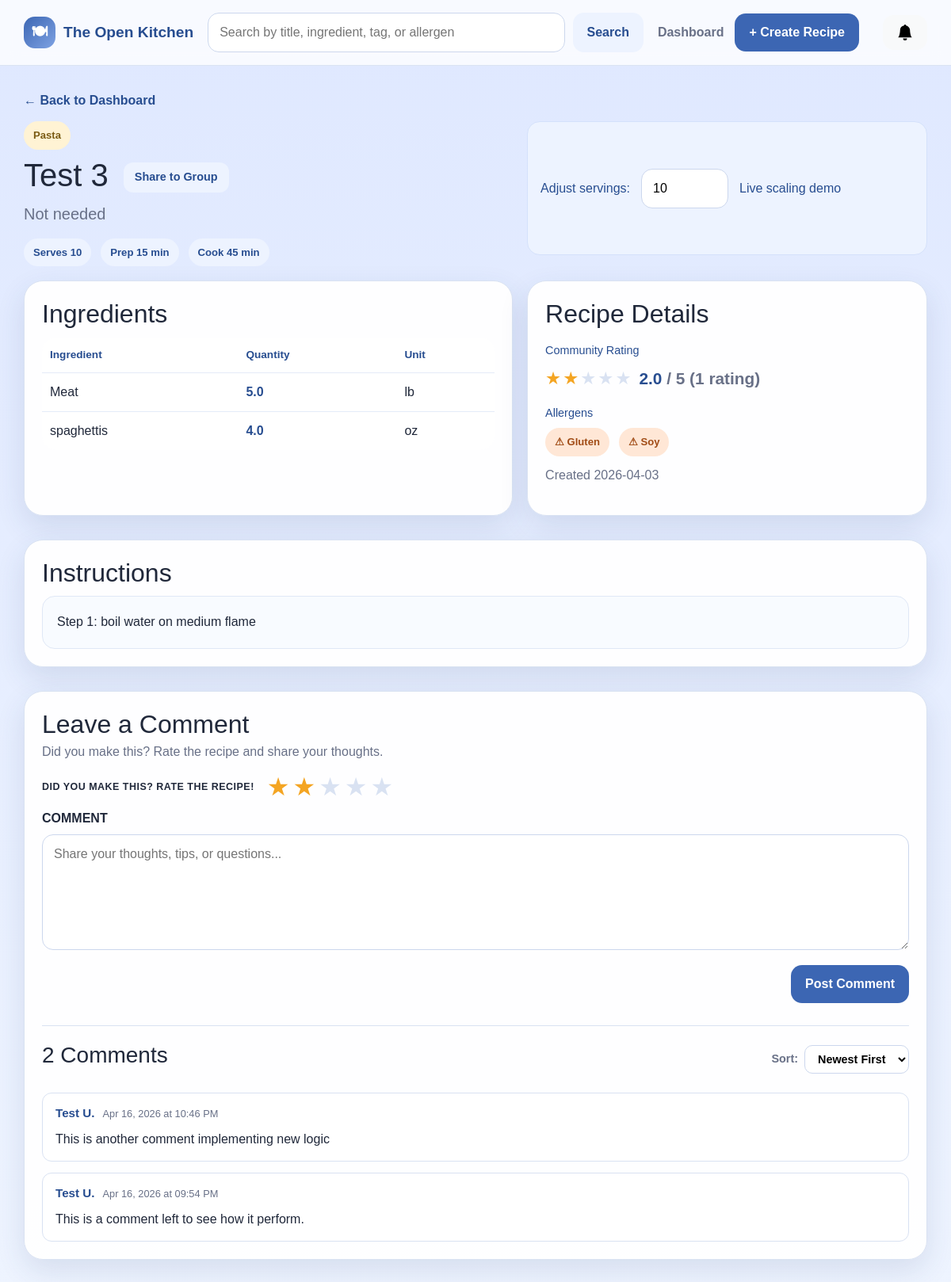
The page /recipe/4 on the database its author committed.
### app/models.py (models this page shows)
class RecipeCategory(db.Model):
    __tablename__ = 'recipe_categories'
    id = db.Column(db.Integer, primary_key=True)
    recipeID = db.Column(db.Integer, db.ForeignKey('recipes.id'), nullable=False)
    categoryID = db.Column(db.Integer, db.ForeignKey('categories.id'), nullable=False)
    category = db.relationship('Category', backref='recipe_categories')

class Category(db.Model):
    __tablename__ = 'categories'
    id = db.Column(db.Integer, primary_key=True)
    name = db.Column(db.String(32), unique=True, nullable=False)

class Recipe(db.Model):
    __tablename__ = 'recipes'
    id = db.Column(db.Integer, primary_key=True)
    authorID = db.Column(db.Integer, db.ForeignKey('users.id'), nullable=False)
    title = db.Column(db.String(150), nullable=False)
    description = db.Column(db.Text, nullable=True)
    instructions = db.Column(db.Text, nullable=False)
    forkedFrom = db.Column(db.Integer, db.ForeignKey('recipes.id'), nullable=True)
    baseServings = db.Column(db.Integer, nullable=False)
    prepTime = db.Column(db.Integer, nullable=True)
    cookTime = db.Column(db.Integer, nullable=True)
    dateCreated = db.Column(db.DateTime, nullable=False, default=datetime.now)
    ingredients = db.relationship('Ingredient', backref='recipe', lazy=True, cascade='all, delete-orphan')
    categories = db.relationship('RecipeCategory', backref='recipe', lazy=True, cascade='all, delete-orphan')
    dietary_tags = db.relationship('RecipeDietaryTag', backref='recipe', lazy=True, cascade='all, delete-orphan')
    allergens = db.relationship('RecipeAllergen', backref='recipe', lazy=True, cascade='all, delete-orphan')

class Ingredient(db.Model):
    __tablename__ = 'ingredients'
    id = db.Column(db.Integer, primary_key=True)
    recipeID = db.Column(db.Integer, db.ForeignKey('recipes.id'), nullable=False)
    unitID = db.Column(db.Integer, db.ForeignKey('measurement_units.id'), nullable=False)
    name = db.Column(db.String(32), nullable=False)
    quantity = db.Column(db.Float, nullable=False)

class MeasurementUnit(db.Model):
    __tablename__ = 'measurement_units'
    id = db.Column(db.Integer, primary_key=True)
    name = db.Column(db.String(32), unique=True, nullable=False)
    abbreviation = db.Column(db.String(32), unique=True, nullable=False)
    system = db.Column(db.String(32), nullable=False)
    isActive = db.Column(db.Boolean, default=True)
    ingredients = db.relationship('Ingredient', backref='unit', lazy=True)

class RecipeAllergen(db.Model):
    __tablename__ = 'recipe_allergens'
    id = db.Column(db.Integer, primary_key=True)
    recipeID = db.Column(db.Integer, db.ForeignKey('recipes.id'), nullable=False)
    allergenID = db.Column(db.Integer, db.ForeignKey('allergens.id'), nullable=False)
    allergen = db.relationship('Allergen', backref='recipe_allergens')

class Allergen(db.Model):
    __tablename__ = 'allergens'
    id = db.Column(db.Integer, primary_key=True)
    name = db.Column(db.String(32), unique=True, nullable=False)

class Comment(db.Model):
    __tablename__ = 'comments'
    id = db.Column(db.Integer, primary_key=True)
    recipeID = db.Column(db.Integer, db.ForeignKey('recipes.id'), nullable=False)
    userID = db.Column(db.Integer, db.ForeignKey('users.id'), nullable=False)
    content = db.Column(db.Text, nullable=True)
    dateCreated = db.Column(db.DateTime, nullable=False, default=datetime.now)

### app/routes.py (the view)
@app.route('/recipe/<int:recipe_id>')
def view_recipe(recipe_id):
    recipe = Recipe.query.get_or_404(recipe_id)
    ingredients = Ingredient.query.filter_by(recipeID=recipe_id).all()
    categories = RecipeCategory.query.filter_by(recipeID=recipe_id).all()
    dietary_tags = RecipeDietaryTag.query.filter_by(recipeID=recipe_id).all()
    allergens = RecipeAllergen.query.filter_by(recipeID=recipe_id).all()
    avg_rating, rating_count = _get_avg_rating(recipe_id)
    user_rating = Rating.query.filter_by(recipeID=recipe_id, userID=DEMO_USER_ID).first()
    sort = request.args.get('sort', 'newest')
    order = Comment.dateCreated.asc() if sort == 'oldest' else Comment.dateCreated.desc()
    comments = Comment.query.filter_by(recipeID=recipe_id).order_by(order).all()
    for c in comments:
        c.author_name = _comment_author(c)
    notifications = _get_notifications()
    has_unread = any(not n.isRead for n in notifications)
    toast_notif = None
    toast_id = session.pop('toast_notification_id', None)
    if toast_id:
        toast_notif = Notification.query.get(toast_id)
    memberships = GroupMember.query.filter_by(userID=DEMO_USER_ID).all()
    return render_template(
        'view_recipe.html',
        recipe=recipe,
        ingredients=ingredients,
        categories=categories,
        dietary_tags=dietary_tags,
        allergens=allergens,
        avg_rating=avg_rating,
        rating_count=rating_count,
        user_rating=user_rating,
        comments=comments,
        sort=sort,
        notifications=notifications,
        has_unread=has_unread,
        toast_notif=toast_notif,
        memberships=memberships,
    )

### app/routes.py (called while the page is built)
def _get_avg_rating(recipe_id):
    result = db.session.query(func.avg(Rating.stars), func.count(Rating.id)).filter_by(recipeID=recipe_id).one()
    avg = round(result[0], 1) if result[0] else None
    count = result[1]
    return avg, count

def _comment_author(comment):
    user = User.query.get(comment.userID)
    return f"{user.firstName} {user.lastName[0]}." if user else "Anonymous"

def _get_notifications():
    return Notification.query.filter_by(userID=DEMO_USER_ID).order_by(Notification.dateCreated.desc()).all()

### app/templates/view_recipe.html (shortened to what this page needs)
{% extends "base.html" %}
{% block content %}
<a href="{{ url_for('dashboard') }}" class="back-link">← Back to Dashboard</a>
<section class="recipe-view-shell">
    <div class="recipe-hero">
        <div>
            <div class="pill-row push-bottom-small">
                {% for rc in categories %}
                <span class="mini-pill">{{ rc.category.name }}</span>
                {% endfor %}
            </div>
            <h1>
                {{ recipe.title }}
                <button type="button" class="btn btn-secondary btn-sm ms-2"
                        data-bs-toggle="modal" data-bs-target="#shareToGroupModal">
                    Share to Group
                </button>
            </h1>
            <p class="lead">{{ recipe.description or 'A saved Open Kitchen recipe.' }}</p>
            <div class="pill-row push-top-small">
                <span class="pill">Serves {{ recipe.baseServings }}</span>
                {% if recipe.prepTime %}<span class="pill">Prep {{ recipe.prepTime }} min</span>{% endif %}
                {% if recipe.cookTime %}<span class="pill">Cook {{ recipe.cookTime }} min</span>{% endif %}
            </div>
        </div>
        <div class="scale-preview-box compact-view">
            <label for="adjustServings">Adjust servings:</label>
            <input type="number" id="adjustServings" min="1" value="{{ recipe.baseServings }}" oninput="scaleIngredients(this.value)">
            <span>Live scaling demo</span>
        </div>
    </div>
    <div class="content-grid">
        <article class="panel-card">
            <h2>Ingredients</h2>
            <table class="ingredient-table view-mode">
                <thead>
                    <tr>
                        <th>Ingredient</th>
                        <th>Quantity</th>
                        <th>Unit</th>
                    </tr>
                </thead>
                <tbody>
                    {% for ing in ingredients %}
                    <tr>
                        <td>{{ ing.name }}</td>
                        <td><span class="scaled-qty" data-base="{{ ing.quantity }}">{{ ing.quantity }}</span></td>
                        <td>{{ ing.unit.abbreviation }}</td>
                    </tr>
                    {% endfor %}
                </tbody>
            </table>
        </article>
        <article class="panel-card">
            <h2>Recipe Details</h2>
            <h3 class="tiny-heading">Community Rating</h3>
            <div class="avg-rating-display">
                {% if avg_rating %}
                    <div class="star-display" aria-label="{{ avg_rating }} out of 5 stars">
                        {% for i in range(1, 6) %}
                            {% if i <= avg_rating|round(0, 'floor')|int %}
                                <span class="star filled">★</span>
                            {% elif i - 0.5 <= avg_rating %}
                                <span class="star half">★</span>
                            {% else %}
                                <span class="star empty">★</span>
                            {% endif %}
                        {% endfor %}
                    </div>
                    <span class="avg-score">{{ avg_rating }}<span class="muted-small"> / 5 ({{ rating_count }} rating{{ 's' if rating_count != 1 }})</span></span>
                {% else %}
                    <span class="muted-small">No ratings yet — be the first!</span>
                {% endif %}
            </div>
            {% if allergens %}
            <h3 class="tiny-heading">Allergens</h3>
            <div class="pill-row">
                {% for ra in allergens %}
                <span class="pill allergen-pill">⚠ {{ ra.allergen.name }}</span>
                {% endfor %}
            </div>
            {% endif %}
            <p class="muted-small push-top">Created {{ recipe.dateCreated.strftime('%Y-%m-%d') }}</p>
        </article>
    </div>
    <article class="panel-card push-top">
        <h2>Instructions</h2>
        <div class="instructions-box">{{ recipe.instructions }}</div>
    </article>
    <article class="panel-card push-top" id="comments-section">
        <div class="leave-comment-wrap">
            <h2>Leave a Comment</h2>
            <p class="muted-small">Did you make this? Rate the recipe and share your thoughts.</p>
            <form method="POST" action="{{ url_for('post_comment', recipe_id=recipe.id) }}">
                <div class="leave-comment-rating-row">
                    <span class="leave-comment-rate-label">DID YOU MAKE THIS? RATE THE RECIPE!</span>
                    <div class="star-picker" id="starPicker">
                        {% for i in range(1, 6) %}
                        <label class="star-label" title="{{ i }} star{{ 's' if i != 1 }}">
                            <span class="star-icon {% if user_rating and i <= user_rating.stars %}active{% endif %}">★</span>
                        </label>
                        {% endfor %}
                    </div>
                </div>
                <div class="field-block push-top">
                    <label for="commentText">COMMENT</label>
                    <textarea id="commentText" name="content" rows="5" placeholder="Share your thoughts, tips, or questions..."></textarea>
                </div>
                <div class="comment-form-actions push-top">
                    <button type="submit" class="btn btn-primary">Post Comment</button>
                </div>
            </form>
        </div>
        {% if comments %}
        <div class="comments-divider"></div>
        <div class="comments-header">
            <h3>{{ comments|length }} Comment{{ 's' if comments|length != 1 }}</h3>
            <div class="sort-control">
                <label for="sortComments">Sort:</label>
                <select id="sortComments" onchange="window.location = '?sort=' + this.value + '#comments-section'">
                    <option value="newest" {% if sort == 'newest' %}selected{% endif %}>Newest First</option>
                </select>
            </div>
        </div>
        <div class="comments-list">
            {% for comment in comments %}
            <div class="comment-item">
                <div class="comment-meta">
                    <span class="comment-author">{{ comment.author_name }}</span>
                    <span class="comment-date">{{ comment.dateCreated.strftime('%b %d, %Y at %I:%M %p') }}</span>
                </div>
                <p class="comment-body">{{ comment.content }}</p>
            </div>
            {% endfor %}
        </div>
        {% else %}
        <p class="muted-small push-top">No comments yet — be the first!</p>
        {% endif %}
    </article>
</section>
{% endblock %}

### rows shown on the page
RecipeCategory: category.name "Pasta"
Recipe: title "Test 3", description "Not needed", baseServings "10", prepTime "15", cookTime "45", dateCreated "2026-04-03", instructions "Step 1: boil water on medium flame"
Ingredient: name "Meat", quantity "5.0", unit.abbreviation "lb"
Ingredient: name "spaghettis", quantity "4.0", unit.abbreviation "oz"
RecipeAllergen: allergen.name "Gluten"
RecipeAllergen: allergen.name "Soy"
Comment: author_name "Test U.", dateCreated "Apr 16, 2026 at 10:46 PM", content "This is another comment implementing new logic"
Comment: author_name "Test U.", dateCreated "Apr 16, 2026 at 09:54 PM", content "This is a comment left to see how it perform."

### other values the page prints
{{ avg_rating }} "2.0"
{{ rating_count }} "1"
{{ comments|length }} "2"
{{ 's' if comments|length != 1 }} "s"
